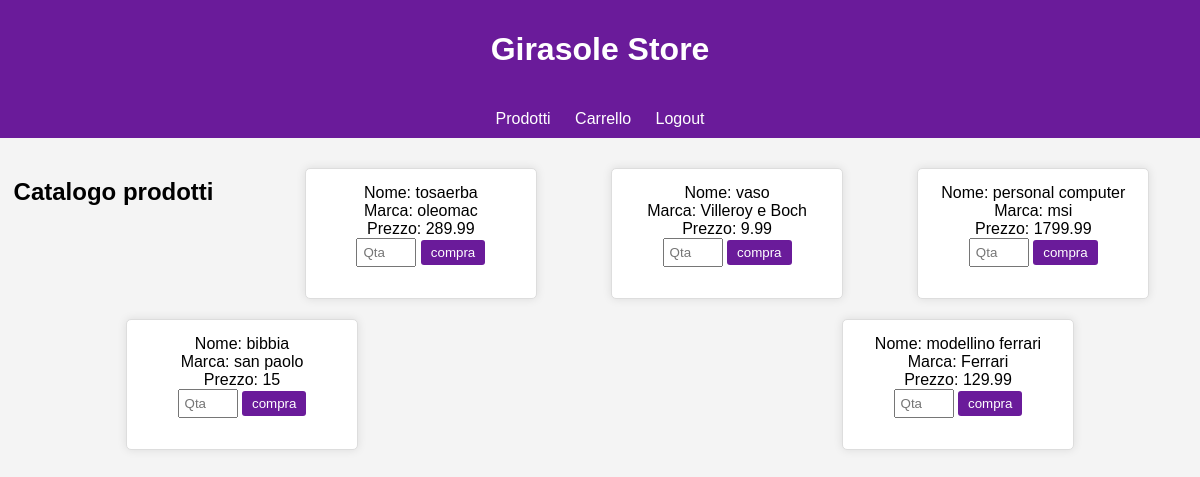
The app's page /views/index.php (signed in) with its own data.
### tables this page shows
create table products(
id int not null auto_increment primary key,
nome varchar(50),
prezzo float,
marca varchar(50)
);

### models/Product.php (called while the page is built, shortened)
<?php
class Product
{
    public static function FindAll()
    {
        $db=new DbManager('localhost',3306,'mari','ecom123!');
        $pdo=$db->connect('e5_ecommerce');
        $stm=$pdo->prepare("select * from e5_ecommerce.products");
        $stm->execute();
        $product=$stm->fetchAll(PDO::FETCH_ASSOC);
        return $product;
    }
    public static function fetchAll() {
        $db = new DbManager('localhost', 3306, 'mari', 'ecom123!');
        $ecommerce = $db->connect('e5_ecommerce');
        $sql = "select * from e5_ecommerce.products";
        return $ecommerce->query($sql)->fetchAll(PDO::FETCH_CLASS);
    }
}

### views/index.php (the view, shortened to what this page needs)
<?php
require_once "../models/Product.php";
?>
<html>
<head>
</head>
<body>
<header>
    <h1>Girasole Store</h1>
</header>
<nav>
    <a href="index.php">Prodotti</a>
    <a href="cart.php">Carrello</a>
    <a href="../actions/logout.php">Logout</a>
</nav>
<div class="card-container">
    <h2>Catalogo prodotti</h2>
    <br>
    <?php
    require_once "..\models\Product.php";
    $products = Product::FindAll();
    $n = count($products);
    $i = 0;
    while ($i < $n) {
        ?>
        <div class="product-card">
        <div class="product-name"><?php echo "Nome: ". $products[$i]["nome"] ?></div>
        <div class="brand"><?php echo "Marca: " . $products[$i]["marca"] ?></div>
        <div class="price"><?php echo "Prezzo: " . $products[$i]["prezzo"] ?></div>
        <form action="../actions/cart.php" method="POST">
            <input class="quantity" type="number" name="quantita" placeholder="Qta">
            <input class="buy-button" type="submit" name="submit" value="compra">
        </form>
        </div>
        <?php
        $i++;
    }
    ?>
</div>
</body>
</html>

### views/index.php (style rules this page uses)
body { font-family: 'Arial', sans-serif; margin: 0; padding: 0; background-color: #f4f4f4; }
header { background-color: #6a1b9a; color: #fff; padding: 10px; text-align: center; }
nav { background-color: #6a1b9a; color: #fff; padding: 10px; text-align: center; }
nav a { color: #fff; text-decoration: none; margin: 0 10px; }
.card-container { display: flex; flex-wrap: wrap; justify-content: space-around; margin-top: 20px; text-align: center; }
.product-card { background-color: #fff; border: 1px solid #ddd; border-radius: 5px; box-shadow: 0 0 10px rgba(0, 0, 0, 0.1); padding: 15px; margin: 10px; width: 200px; text-align: center; }
.quantity { padding: 5px; width: 60px; }
input[type="submit"] { padding: 5px 10px; background-color: #6a1b9a; color: #fff; border: none; border-radius: 3px; cursor: pointer; }

### records on screen
products: nome "tosaerba", marca "oleomac", prezzo "289.99"
products: nome "vaso", marca "Villeroy e Boch", prezzo "9.99"
products: nome "personal computer", marca "msi", prezzo "1799.99"
products: nome "bibbia", marca "san paolo", prezzo "15"
products: nome "modellino ferrari", marca "Ferrari", prezzo "129.99"
